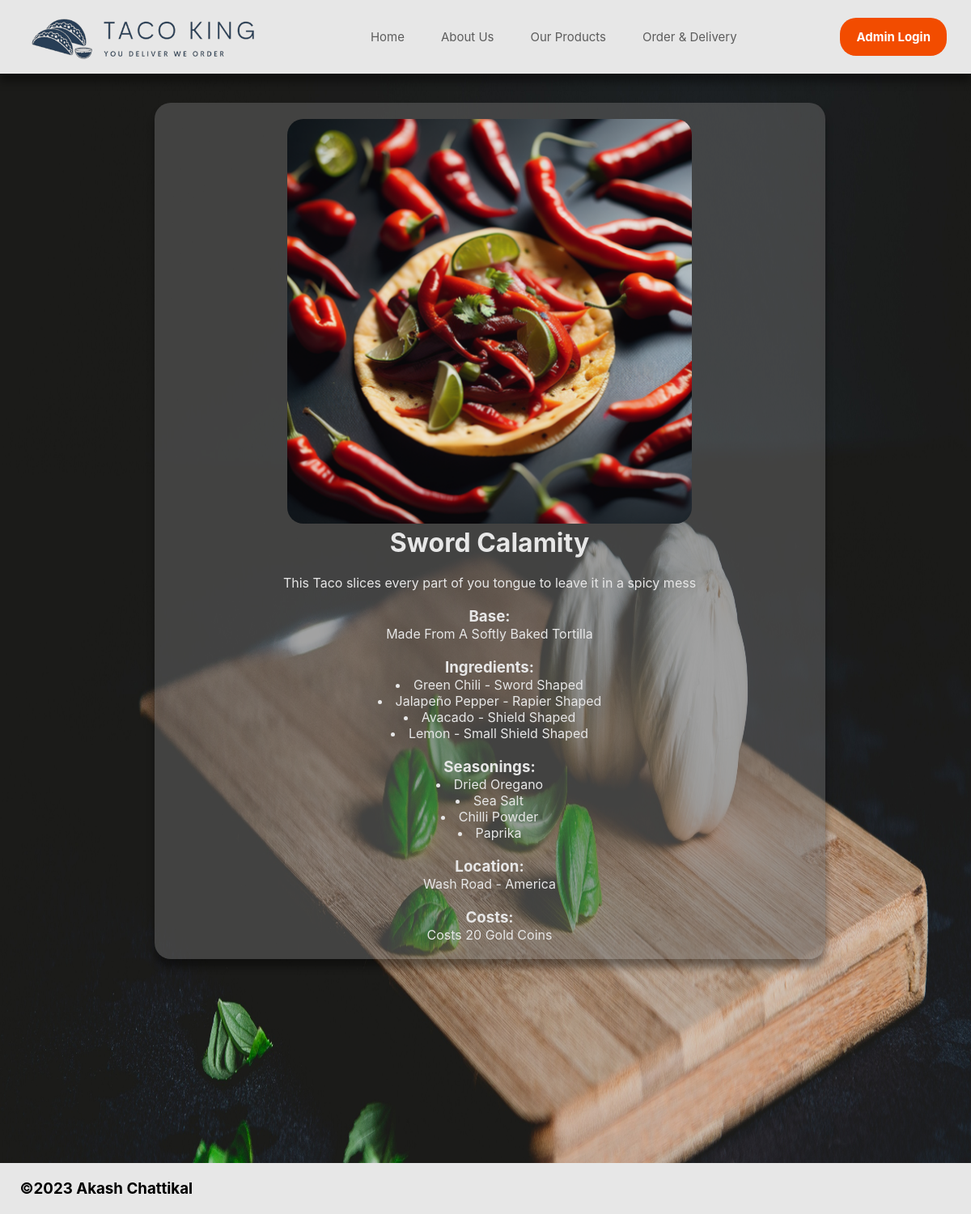
The page /tacos/1 on the database its author committed.
### tables this page shows
CREATE TABLE Taco_Types (id INTEGER PRIMARY KEY AUTOINCREMENT, photo TEXT, name TEXT, tortilla INTEGER REFERENCES Tortilla (id), description TEXT, price TEXT, discount_price TEXT, location INTEGER REFERENCES Locations (id));

CREATE TABLE Tortilla (id INTEGER PRIMARY KEY AUTOINCREMENT, name TEXT, description TEXT);

CREATE TABLE Ingrediants (id INTEGER PRIMARY KEY AUTOINCREMENT, name TEXT, description TEXT);

CREATE TABLE Seasonings (id INTEGER PRIMARY KEY AUTOINCREMENT, name TEXT, description);

CREATE TABLE Locations (id INTEGER PRIMARY KEY AUTOINCREMENT, name TEXT);

### routes.py (the view)
@app.route('/tacos/<int:id>')
def tacos(id):
    taco = select_database('SELECT * FROM Taco_Types WHERE id = ?', (id,), 2)
    if taco:
        tortilla = select_database('SELECT name FROM Tortilla WHERE id = ?',
                                   (taco[3],), 2)
        ingrediants = select_database('SELECT * FROM Ingrediants WHERE id IN \
    (SELECT iid FROM Taco_Ingrediants WHERE tid = ?)', (id,), 1)
        seasonings = select_database('SELECT * FROM Seasonings WHERE id IN \
    (SELECT sid FROM Taco_Seasonings WHERE tid = ?)', (id,), 1)
        location_id = taco[7]
        original_cost = taco[5]
        discount_cost = taco[6]
        location = select_database('SELECT name FROM Locations WHERE id = ?',
                                   (location_id,), 2)
        return render_template('tacos.html', ingrediants=ingrediants,
                               tortilla=tortilla, taco=taco,
                               seasonings=seasonings, disc_cost=discount_cost,
                               cost=original_cost, location=location[0])
    else:
        abort(404)

### routes.py (called while the page is built)
def select_database(statement, id, mode):
    conn = sqlite3.connect("tacoshop.db")
    cur = conn.cursor()
    if id is None:
        cur.execute(statement)
    else:
        cur.execute(statement, id)
    if mode == 1:
        results = cur.fetchall()
    else:
        results = cur.fetchone()
    return results

### templates/tacos.html (shortened to what this page needs)
{% extends "layout.html" %}
{% block content %}
<body class="each_taco">
    <table class="table-w_70 center">
        <tr class="table_bg">
            <td class="td_center rounded shadow">
                <img class="img_taco" src="/{{taco[1]}}"/>
                <h1>{{ taco[2] }}</h1>
                <p>{{ taco[4] }}</p>
                <h3>Base:</h3>
                <p>Made From A {{ tortilla[0] }} Tortilla</p>
                <h3>Ingredients:</h3>
                {% for item in ingrediants %}
                    <p>
                        <li> {{ item[1] }} - {{ item[2] }} </li>
                    </p>
                {% endfor %}
                    <h3>Seasonings:</h3>
                {% for item in seasonings %}
                    <p>
                        <li> {{ item[1] }}</li>
                    </p>
                {% endfor %}
                    <h3>Location:</h3>
                    <p>
                        {{location}}
                    </p>
                <h3>Costs:</h3>
                {% if disc_cost != cost %}
                    <p><b>SALE! : </b>Costs {{ disc_cost }}</p>
                    <br>
                    <p>Originally costs {{ cost }}</p>
                {% else %}
                    <p>Costs {{ cost }}</p>
                {% endif %}
            </td>
        </tr>
    </table>
</body>
{% endblock %}

### static/css/style.css (style rules this page uses)
* { margin: 0; padding: 0; box-sizing: border-box; }
body { background-color: rgb(208, 233, 255); min-height: 1500px; padding-top: 125px; display: flex; flex-direction: column; font-family: 'Inter', sans-serif; }
.center { margin-left: auto; margin-right: auto; }
.table-w_70 { width:70%; }
.table_bg { background-color: rgb(106, 106, 106, 0.5) }
.td_center { width: 150px; padding:20px; text-align: center }
.shadow { box-shadow: 0px 10px 10px 0px rgba(0,0,0,0.4); }
.each_taco { background-image: url(../images/cut_board2.jpg); background-repeat: no-repeat; background-attachment: fixed; background-size: 100% 125%; }
.img_taco { height: 500px; width: 500px; border-radius: 20px; }
.rounded { border-radius: 20px; }

### rows shown on the page
Taco_Types: photo (picture), name "Sword Calamity", description "This Taco slices every part of you tongue to leave it in a spicy mess", price "20 Gold Coins"
Tortilla: name "Softly Baked"
Ingrediants: name "Green Chili", description "Sword Shaped"
Ingrediants: name "Jalapeño Pepper", description "Rapier Shaped"
Ingrediants: name "Avacado", description "Shield Shaped"
Ingrediants: name "Lemon", description "Small Shield Shaped"
Seasonings: name "Dried Oregano"
Seasonings: name "Sea Salt"
Seasonings: name "Chilli Powder"
Seasonings: name "Paprika"
Locations: name "Wash Road - America"
